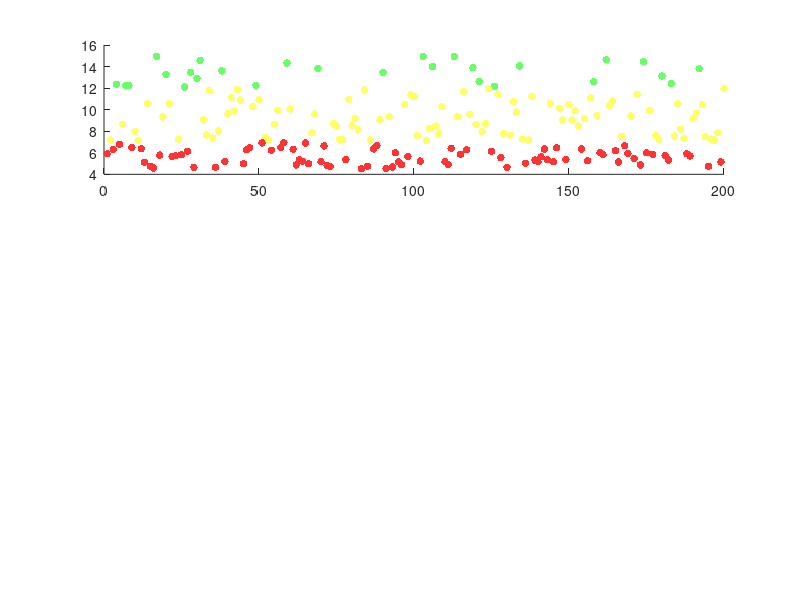

Source code (MATLAB): (Note: this script raises an error after producing the figure.)
clc; clear; close all;

%% 1. الإعدادات والفرضيات (Desert Harsh Environment)
num_trials = 200;
ptx_dBm = 4; 
gtx_dB = 5; grx_dB = 35; noise_floor = -125;
battery_mAh = 2000; voltage = 3.7; current_tx = 0.120;

% العتبات (Thresholds)
snr_threshold_bpsk = 7; 
snr_threshold_qpsk = 12;

% أزمنة الإرسال
time_bpsk = 4; time_qpsk = 1;  
retry_penalty = 2; % استهلاك الضعف عند الفشل

%% 2. المحاكاة وحساب الـ SNR
distances_km = 600 + 1400.*rand(num_trials, 1);
fspl = 20*log10(distances_km) + 20*log10(2.0) + 92.45;
snr_actual = (ptx_dBm + gtx_dB + grx_dB - fspl) - noise_floor;

% مصفوفات النتائج
energy_fixed_bpsk = zeros(num_trials, 1);
energy_fixed_qpsk = zeros(num_trials, 1);
energy_adaptive = zeros(num_trials, 1);
success_fixed_bpsk = 0; success_fixed_qpsk = 0; success_adaptive = 0;
adaptive_mode = zeros(num_trials, 1); 

e_b = voltage * current_tx * time_bpsk;
e_q = voltage * current_tx * time_qpsk;

%% 3. تشغيل السيناريوهات
for i = 1:num_trials
    % --- Fixed BPSK ---
    if snr_actual(i) >= snr_threshold_bpsk
        energy_fixed_bpsk(i) = e_b; success_fixed_bpsk = success_fixed_bpsk + 1;
    else
        energy_fixed_bpsk(i) = e_b * retry_penalty;
    end
    
    % --- Fixed QPSK ---
    if snr_actual(i) >= snr_threshold_qpsk
        energy_fixed_qpsk(i) = e_q; success_fixed_qpsk = success_fixed_qpsk + 1;
    else
        energy_fixed_qpsk(i) = e_q * retry_penalty;
    end
    
    % --- Adaptive System ---
    if snr_actual(i) >= snr_threshold_qpsk
        energy_adaptive(i) = e_q; success_adaptive = success_adaptive + 1;
        adaptive_mode(i) = 2;
    elseif snr_actual(i) >= snr_threshold_bpsk
        energy_adaptive(i) = e_b; success_adaptive = success_adaptive + 1;
        adaptive_mode(i) = 1;
    else
        energy_adaptive(i) = 0; adaptive_mode(i) = 0; 
    end
end

%% 4. حسابات الموثوقية بالنسبة المئوية (%)
% القانون: (النجاح / الإجمالي) * 100
reliability_qpsk = (success_fixed_qpsk / num_trials) * 100;
reliability_bpsk = (success_fixed_bpsk / num_trials) * 100;
reliability_adaptive = (success_adaptive / num_trials) * 100;

%% 5. حساب البطارية
total_joules = (battery_mAh/1000) * voltage * 3600;
drain_bpsk = total_joules - cumsum(energy_fixed_bpsk);
drain_qpsk = total_joules - cumsum(energy_fixed_qpsk);
drain_adaptive = total_joules - cumsum(energy_adaptive);

%% 6. الرسم الاحترافي (Professional Dashboard)
figure('Color', 'k', 'Position', [100, 50, 900, 950]);

% --- الرسمة 1: مناطق القرار ---
subplot(3,1,1); hold on;
scatter(find(adaptive_mode==2), snr_actual(adaptive_mode==2), 30, [0.4 1 0.4], 'filled');
scatter(find(adaptive_mode==1), snr_actual(adaptive_mode==1), 30, [1 1 0.4], 'filled');
scatter(find(adaptive_mode==0), snr_actual(adaptive_mode==0), 30, [1 0.2 0.2], 'filled');
yline(snr_threshold_qpsk, '--', 'QPSK Limit', 'Color', [0.8 0.4 0.4], 'LineWidth', 1.2, 'LabelHorizontalAlignment', 'right');
yline(snr_threshold_bpsk, '--', 'BPSK Limit', 'Color', [0.8 0.8 0.4], 'LineWidth', 1.2, 'LabelHorizontalAlignment', 'right');
title('Adaptive System Decision Regions', 'Color', 'w');
ylabel('SNR (dB)', 'Color', 'w'); grid on;
set(gca, 'Color', 'k', 'XColor', 'w', 'YColor', 'w', 'GridColor', [0.3 0.3 0.3]);
legend({'Chosen QPSK', 'Chosen BPSK', 'Smart Sleep'}, 'TextColor', 'w', 'Color', 'none', 'Location', 'northeast');

% --- الرسمة 2: الموثوقية بالنسبة المئوية (Success Rate %) ---
subplot(3,1,2);
bar_vals = [reliability_qpsk, reliability_bpsk, reliability_adaptive];
b = bar(bar_vals, 0.5, 'FaceColor', [0.3 0.5 0.8]);
set(gca, 'xticklabel', {'Fixed QPSK', 'Fixed BPSK', 'Adaptive (Smart)'}, ...
    'Color', 'k', 'XColor', 'w', 'YColor', 'w', 'GridColor', [0.3 0.3 0.3]);
title('Overall System Reliability (%)', 'Color', 'w');
ylabel('Success Rate (%)', 'Color', 'w');
ylim([0 110]); % تعيين المدى حتى 100% (مع هامش بسيط للجمالية)
grid on;
% إضافة قيمة النسبة فوق كل عمود للتوضيح
text(1:3, bar_vals, string(round(bar_vals,1))+'%', ...
    'HorizontalAlignment', 'center', 'VerticalAlignment', 'bottom', 'Color', 'w', 'FontWeight', 'bold');

% --- الرسمة 3: مقارنة البطارية ---
subplot(3,1,3);
plot(drain_qpsk, 'r', 'LineWidth', 1.8); hold on;
plot(drain_bpsk, 'b', 'LineWidth', 1.8);
plot(drain_adaptive, 'g', 'LineWidth', 2.5);
title('Battery Life: System Comparison', 'Color', 'w');
ylabel('Energy (Joules)', 'Color', 'w'); xlabel('Transmission Attempt', 'Color', 'w');
legend({'Fixed QPSK', 'Fixed BPSK', 'Adaptive System'}, 'TextColor', 'w', 'Color', 'none');
set(gca, 'Color', 'k', 'XColor', 'w', 'YColor', 'w', 'GridColor', [0.3 0.3 0.3]); grid on;
